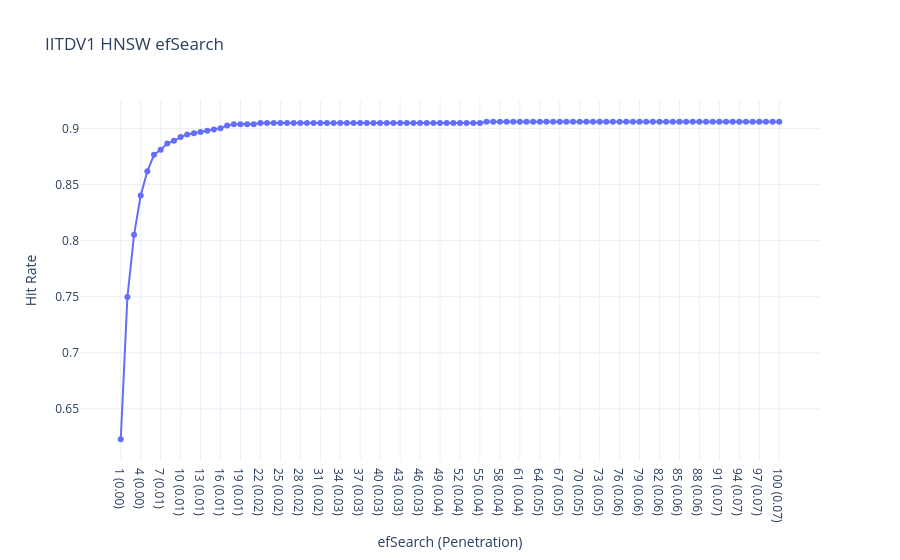

Notebook code cell kept with this figure:
### Code cell
data_folder = "/home/nishkal/sg/iris_indexing/IITD_UPD"
X_index, y_index, X_query, y_query = load_iitd_upd_templates(data_folder, seed=42)

hnsw = HNSW(M=16, ef_construction=200, random_seed=42)

for i, vec in enumerate(X_index):
        hnsw.add_item(vec, idx=i)

x_labels, hit_rates = evaluate_hit_rate_efsearch(hnsw, y_index, X_query, y_query)

plot_hit_rate_plotly_efsearch(x_labels, hit_rates,"IITDV1 HNSW efSearch")

### Figure 1 — Plotly figure (JSON) as saved in the notebook; plotly's stock layout.template omitted (floating-point values rounded to 4 significant figures)
{"data": [{"line": {"width": 2}, "marker": {"size": 6}, "mode": "lines+markers", "name": "Hit Rate", "type": "scatter", "x": ["1 (0.00)", "2 (0.00)", "3 (0.00)", "4 (0.00)", "5 (0.00)", "6 (0.00)", "7 (0.01)", "8 (0.01)", "9 (0.01)", "10 (0.01)", "11 (0.01)", "12 (0.01)", "13 (0.01)", "14 (0.01)", "15 (0.01)", "16 (0.01)", "17 (0.01)", "18 (0.01)", "19 (0.01)", "20 (0.01)", "21 (0.02)", "22 (0.02)", "23 (0.02)", "24 (0.02)", "25 (0.02)", "26 (0.02)", "27 (0.02)", "28 (0.02)", "29 (0.02)", "30 (0.02)", "31 (0.02)", "32 (0.02)", "33 (0.02)", "34 (0.03)", "35 (0.03)", "36 (0.03)", "37 (0.03)", "38 (0.03)", "39 (0.03)", "40 (0.03)", "41 (0.03)", "42 (0.03)", "43 (0.03)", "44 (0.03)", "45 (0.03)", "46 (0.03)", "47 (0.03)", "48 (0.04)", "49 (0.04)", "50 (0.04)", "51 (0.04)", "52 (0.04)", "53 (0.04)", "54 (0.04)", "55 (0.04)", "56 (0.04)", "57 (0.04)", "58 (0.04)", "59 (0.04)", "60 (0.04)", "61 (0.04)", "62 (0.05)", "63 (0.05)", "64 (0.05)", "65 (0.05)", "66 (0.05)", "67 (0.05)", "68 (0.05)", "69 (0.05)", "70 (0.05)", "71 (0.05)", "72 (0.05)", "73 (0.05)", "74 (0.05)", "75 (0.06)", "76 (0.06)", "77 (0.06)", "78 (0.06)", "79 (0.06)", "80 (0.06)", "81 (0.06)", "82 (0.06)", "83 (0.06)", "84 (0.06)", "85 (0.06)", "86 (0.06)", "87 (0.06)", "88 (0.06)", "89 (0.07)", "90 (0.07)", "91 (0.07)", "92 (0.07)", "93 (0.07)", "94 (0.07)", "95 (0.07)", "96 (0.07)", "97 (0.07)", "98 (0.07)", "99 (0.07)", "100 (0.07)"], "y": [0.6229, 0.7497, 0.8052, 0.8403, 0.8618, 0.8766, 0.8811, 0.8867, 0.889, 0.8924, 0.8947, 0.8958, 0.8969, 0.8981, 0.8992, 0.9003, 0.9026, 0.9037, 0.9037, 0.9037, 0.9037, 0.9049, 0.9049, 0.9049, 0.9049, 0.9049, 0.9049, 0.9049, 0.9049, 0.9049, 0.9049, 0.9049, 0.9049, 0.9049, 0.9049, 0.9049, 0.9049, 0.9049, 0.9049, 0.9049, 0.9049, 0.9049, 0.9049, 0.9049, 0.9049, 0.9049, 0.9049, 0.9049, 0.9049, 0.9049, 0.9049, 0.9049, 0.9049, 0.9049, 0.9049, 0.906, 0.906, 0.906, 0.906, 0.906, 0.906, 0.906, 0.906, 0.906, 0.906, 0.906, 0.906, 0.906, 0.906, 0.906, 0.906, 0.906, 0.906, 0.906, 0.906, 0.906, 0.906, 0.906, 0.906, 0.906, 0.906, 0.906, 0.906, 0.906, 0.906, 0.906, 0.906, 0.906, 0.906, 0.906, 0.906, 0.906, 0.906, 0.906, 0.906, 0.906, 0.906, 0.906, 0.906, 0.906]}], "layout": {"hovermode": "x unified", "title": {"text": "IITDV1 HNSW efSearch"}, "xaxis": {"title": {"text": "efSearch (Penetration)"}}, "yaxis": {"title": {"text": "Hit Rate"}}}}
